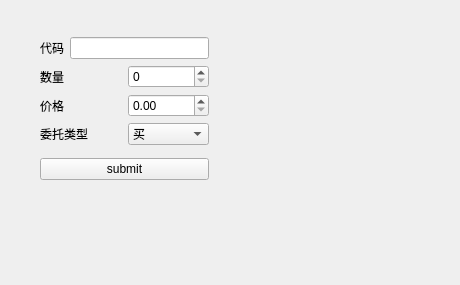
<?xml version="1.0" encoding="UTF-8"?>
<ui version="4.0">
 <class>Form</class>
 <widget class="QWidget" name="Form">
  <property name="geometry">
   <rect>
    <x>0</x>
    <y>0</y>
    <width>460</width>
    <height>285</height>
   </rect>
  </property>
  <property name="windowTitle">
   <string>Form</string>
  </property>
  <widget class="QWidget" name="layoutWidget">
   <property name="geometry">
    <rect>
     <x>40</x>
     <y>30</y>
     <width>169</width>
     <height>157</height>
    </rect>
   </property>
   <layout class="QVBoxLayout" name="verticalLayout_2">
    <item>
     <layout class="QVBoxLayout" name="verticalLayout">
      <item>
       <layout class="QHBoxLayout" name="horizontalLayout">
        <item>
         <widget class="QLabel" name="label">
          <property name="text">
           <string>代码</string>
          </property>
         </widget>
        </item>
        <item>
         <widget class="QLineEdit" name="code"/>
        </item>
       </layout>
      </item>
      <item>
       <layout class="QHBoxLayout" name="horizontalLayout_2">
        <item>
         <widget class="QLabel" name="label_2">
          <property name="text">
           <string>数量</string>
          </property>
         </widget>
        </item>
        <item>
         <widget class="QSpinBox" name="qty"/>
        </item>
       </layout>
      </item>
      <item>
       <layout class="QHBoxLayout" name="horizontalLayout_3">
        <item>
         <widget class="QLabel" name="label_3">
          <property name="text">
           <string>价格</string>
          </property>
         </widget>
        </item>
        <item>
         <widget class="QDoubleSpinBox" name="price"/>
        </item>
       </layout>
      </item>
      <item>
       <layout class="QHBoxLayout" name="horizontalLayout_4">
        <item>
         <widget class="QLabel" name="label_4">
          <property name="text">
           <string>委托类型</string>
          </property>
         </widget>
        </item>
        <item>
         <widget class="QComboBox" name="type">
          <item>
           <property name="text">
            <string>买</string>
           </property>
          </item>
          <item>
           <property name="text">
            <string>卖</string>
           </property>
          </item>
         </widget>
        </item>
       </layout>
      </item>
     </layout>
    </item>
    <item>
     <widget class="QPushButton" name="pushButton">
      <property name="text">
       <string>submit</string>
      </property>
     </widget>
    </item>
   </layout>
  </widget>
 </widget>
 <resources/>
 <connections>
  <connection>
   <sender>pushButton</sender>
   <signal>clicked()</signal>
   <receiver>Form</receiver>
   <slot>btn_send_order()</slot>
   <hints>
    <hint type="sourcelabel">
     <x>174</x>
     <y>170</y>
    </hint>
    <hint type="destinationlabel">
     <x>314</x>
     <y>212</y>
    </hint>
   </hints>
  </connection>
 </connections>
 <slots>
  <slot>btn_send_order()</slot>
 </slots>
</ui>
